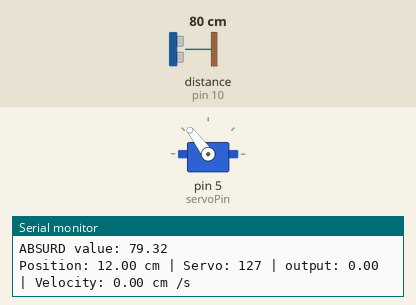
Bench run of a sketch on a simulated Arduino Uno, built with avr-gcc and run on an emulated ATmega328P. Parts: servo, the last lines printed to the serial monitor. Wiring (inferred from the names in the program): ultrasonic range finder: trigger pin 9; echo pin 10. The inputs (shaded band) are chosen by the test bench; at power-on: distance to the obstacle (sensor on pin 10) 80 cm. The echo pulse lasts 58.3 µs per cm.

Above: at 1.2 s.
1.3 s: distance to the obstacle (sensor on pin 10) set to 39 cm
4.3 s: distance to the obstacle (sensor on pin 10) set to 31 cm
At 5.3 s:
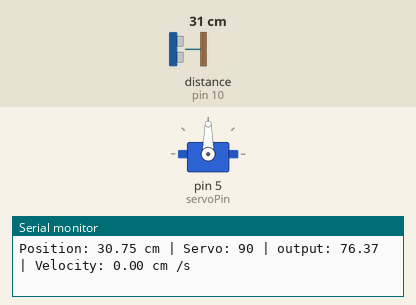
5.9 s: distance to the obstacle (sensor on pin 10) set to 4 cm
At 7.2 s:
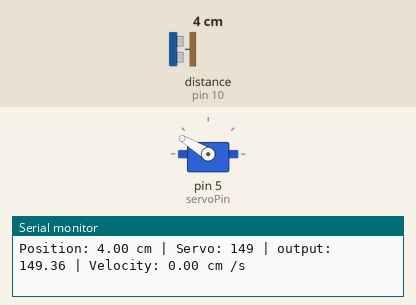
8.1 s: distance to the obstacle (sensor on pin 10) set to 6 cm
At 8.68 s:
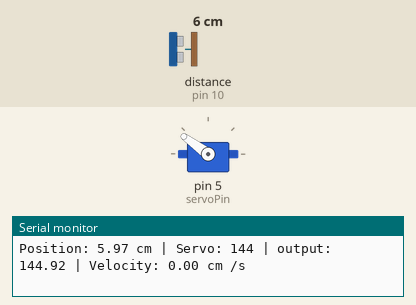
11.1 s: distance to the obstacle (sensor on pin 10) set to 9 cm
At 11.37 s:
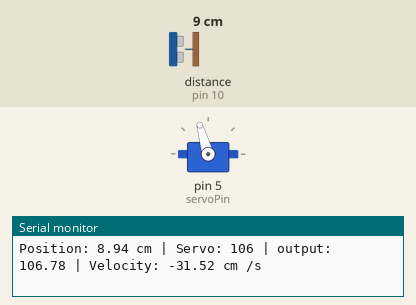
Timing chart, 0 to 13.9 s (numbered marks = the images above; inputs shaded):
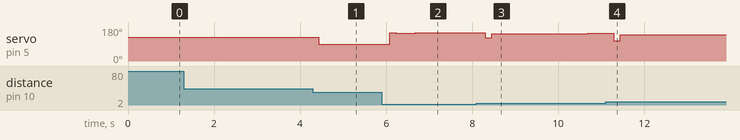

Measured:
- the behaviour switches between 36 and 35 cm on distance to the obstacle (sensor on pin 10) (found by bisection; images 0 and 1)
- after the input at 4.3 s, servo on pin 5 (servoPin): 127° → 90° after 0.13 s
- after the input at 5.9 s, servo on pin 5 (servoPin): 90° → 150° after 0.18 s, → 148° 0.15 s later, → 149° 0.44 s later
- after the input at 8.1 s, servo on pin 5 (servoPin): 149° → 123° after 0.20 s, → 144° 0.15 s later, → 145° 0.45 s later, → 146° 1.8 s later
- after the input at 11.1 s, servo on pin 5 (servoPin): 146° → 106° after 0.19 s, → 138° 0.15 s later, → 139° 2.4 s later

The sketch:

SelfBalancingPIDBot.ino
```cpp
#include <Servo.h>

Servo servo;

const int trigPin = 9;
const int echoPin = 10;
const int servoPin = 5;

const int servoCenter = 127; // stable servo value
const int servoMin = 90; // max right tilt
const int servoMax = 150; // max left tilt
int servoOutput = 0;

// PID control variables
double setpoint = 12.0; // desired position in cm
double input = 0.0;
double output = 0.0;
double output_test = 0.0;
double error = 0.0;
double lastError = 0.0;
double integral = 0.0;
double integral_test = 0.0;
double derivative = 0.0;

// PID coefficients
double Kp = 2.7; // 1.0 - 5.0
double Ki = 0.09; // 0.01 - 0.5
double Kd = 1.6; // 0.1 - 2.0

unsigned long lastTime;
double elapsedTime;

double lastReading = setpoint;

double readUltrasonic() {
  // reset trig pin
  digitalWrite(trigPin, LOW);
  delayMicroseconds(2);

  // send an ultrasound by setting trigPin to HIGH for 10 microseconds
  digitalWrite(trigPin, HIGH);
  delayMicroseconds(10);
  digitalWrite(trigPin, LOW);

  // read the travel time of the sound wave
  long duration = pulseIn(echoPin, HIGH);

  // calculate distance based on speed of sound (0.034 cm/microsec)
  double distance = duration * 0.034 / 2.0;
  return distance;
}

double getMedianDistance() {
  const int numReadings = 13;
  double readings[numReadings];

  for (int i = 0; i < numReadings; i++) {
    readings[i] = readUltrasonic();
    delay(10);
  }

  // sort readings
  for (int i = 0; i < numReadings - 1; i++) {
    for (int j = i + 1; j < numReadings; j++) {
      if (readings[j] < readings[i]) {
        double temp = readings[i];
        readings[i] = readings[j];
        readings[j] = temp;
      }
    }
  }

  double reading = readings[numReadings / 2];

  // filter out absurd values (difference of 30+ from last OR above 35)
  if (reading > 35 || (abs(reading - lastReading) > 30)) {
    Serial.print("ABSURD value: ");
    Serial.println(reading);
    return lastReading;
  } else {
    lastReading = reading;
    return reading;
  }
}

void setup() {
	Serial.begin(9600);

  pinMode(trigPin, OUTPUT);
	pinMode(echoPin, INPUT);

  servo.attach(servoPin);
  servo.write(servoCenter);

  lastTime = millis();
}
void loop() {

  // take a sample of data from ultrasonic and get median to eliminate extreme values
  double rawInput = getMedianDistance();

  error = setpoint - rawInput;
  unsigned long now = millis();
  elapsedTime = (now - lastTime) / 1000.0;

  // velocity calculation for D
  derivative = Kd * ((error - lastError) / elapsedTime);

  // if near setpoint and slow velocity, center servo, otherwise PID
  if (abs(derivative) < 5 && abs(error) < 1.5) {
    servoOutput = servoCenter;
  } else {
    // test output with current integral
    integral_test = integral + Ki * error * elapsedTime;
    output_test = servoCenter + Kp * error + integral_test + derivative;

    // if not saturated (within servo limits), add integral, otherwise keep last (to prevent integral windup)
    if (output_test > servoMin && output_test < servoMax) {
      integral = integral_test;
    }

    // calculate PID
    output = servoCenter + Kp * error + integral + derivative;

    // constrain within servo limits
    servoOutput = constrain(output, servoMin, servoMax);
  }

  servo.write(servoOutput);

  lastError = error;
  lastTime = now;

  Serial.print("Position: ");
  Serial.print(rawInput);
  Serial.print(" cm | Servo: ");
  Serial.print(servoOutput);
  Serial.print(" | output: ");
  Serial.print(output);
  Serial.print(" | Velocity: ");
  Serial.print(derivative);
  Serial.println(" cm /s");

}
```
